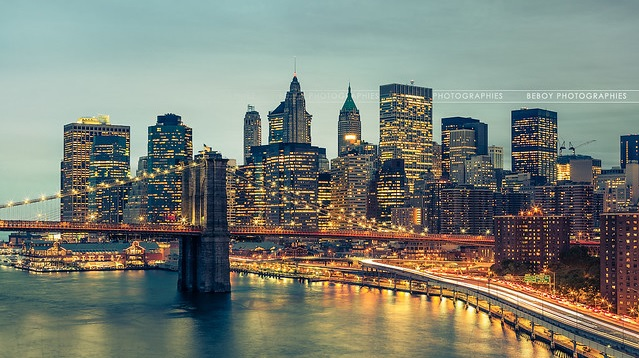
#> input picture Learning/Visao-computacional-deep-learning/imagens/new-york.jpg, 639 x 358 px, found by its file name
$ jupyter execute --allow-errors Processamento-de-imagem-visao-computacional.ipynb   (shell and % lines are left out)
#> lines starting #> are read from the running program, lines starting #| are printed output that depends on the picture
# Visão computacional e Deep Learning

## Instalando a biblioteca pillow

[cell 1]
import PIL
import os

### Verificando as versões instaladas

[cell 2]
print('Pillow Version: ', PIL.__version__)
print('PIL Version: ', PIL)

## Classe para fazer a manipulação de imagens

[cell 3]
from PIL import Image

### Carregar um imagem a partir do disco

[cell 4]
image = Image.open(r"C:\Users\marcf\OneDrive\Documentos\Ciencia de dados\Visao-computacional-deep-learning\materiais-apoio-01\imagens\new-york.jpg")
#> image is the input picture: PIL image 639x358 RGB; mean R, G, B 122.5, 127.5, 116.7

### Visualizando a imagem no console do Jupyter Lab

[cell 5]
image

### Visualizando a imagem no sistema operacional

[cell 6]
image.show()

### Exibir propriedades da imagem

#### Imprmindo o formato da imagem

[cell 7]
print(image.format)
#| PNG

#### Imprimindo o canal do formato de pixels

[cell 8]
print(image.mode)
#| RGB

#### Imprimindo as dimensções da imagem em pixels

[cell 9]
print(image.size)
#| (639, 358)

## Pixel e estrutura de dados de imagens

- **Pixel** é a menor unidade RGB, o pixel é representado por três números de 8 bits associados com as cores **R,G e B** que correspondem às cores **RED**, **GREEN** e **BLUE** respectivamente.

- Como são números de 8 bits a faixa de valores é de **0 até 255**

[cell 10]
Image.open(r"C:\Users\marcf\OneDrive\Documentos\Ciencia de dados\Visao-computacional-deep-learning\materiais-apoio-01\imagens\pixel-rgb.png")
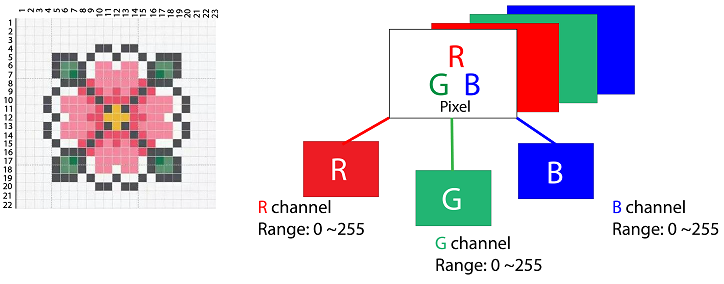
#> input picture Learning/Visao-computacional-deep-learning/imagens/pixel-rgb.png, 724 x 284 px, found by its file name

A cor do Pixel será gerada a partir da combinação de cada um dos canais.

Se a combinação de valores for 255 a cor do pixel será **branco**, se a combinação for 0, a cor do Pixel será **Preto**.

## Convertendo imagens para arrays Numpy

### importando as bilbliotecas para visualização das imagens

[cell 11]
from matplotlib import image
from matplotlib import pyplot

### Carregando imagem como umarray Numpy

[cell 12]
data = image.imread(r"C:\Users\marcf\OneDrive\Documentos\Ciencia de dados\Visao-computacional-deep-learning\materiais-apoio-01\imagens\new-york.jpg")

### imprimindo o conteúdo do array Numpy

[cell 13]
print(data)
#> (printed output is left out)

### imprimindo as propriedades do array pixels

[cell 14]
print(data.dtype)
#| float32

[cell 15]
print(data.shape)
#| (358, 639, 3)

[cell 16]
print(data.max())
#| 1.0

[cell 17]
print(data.min())
#| 0.0

### exibindo o array de pixels como uma imagem

[cell 18]
pyplot.imshow(data);

### convertendo o array de pixels em um objeto Image Pillow

#> (a cell that did not finish here is left out)

### verificando o tipo de objeto

#> (a cell that did not finish here is left out)

### convertendo um objeto do tipo imagem para um array numpy

[cell 21]
from numpy import asarray

[cell 22]
image = Image.open(r"C:\Users\marcf\OneDrive\Documentos\Ciencia de dados\Visao-computacional-deep-learning\materiais-apoio-01\imagens\new-york.jpg")

### Método asarray para realizar a conversão

[cell 23]
data = asarray(image)

#### Imprimindo os atributos do array

[cell 24]
print(data.dtype)
#| uint8
print(data.shape)
#| (358, 639, 3)

### Salvando as imagens em disco

- Salvando a imagem no formato PNG

[cell 25]
image.save(r"C:\Users\marcf\OneDrive\Documentos\Ciencia de dados\Visao-computacional-deep-learning\materiais-apoio-01\imagens\new-york.png",
           format='PNG')

- Salvando a imagem no formato GIF

[cell 26]
image.save(r"C:\Users\marcf\OneDrive\Documentos\Ciencia de dados\Visao-computacional-deep-learning\materiais-apoio-01\imagens\new-york.gif",
           format='GIF')

- Carregando novamente a imagem e verificando o formato

[cell 27]
image3 = Image.open(r"C:\Users\marcf\OneDrive\Documentos\Ciencia de dados\Visao-computacional-deep-learning\materiais-apoio-01\imagens\new-york.gif")

[cell 28]
print(image3.format)
#| GIF

### Convertendo imagens

- Convertendo a imagem em escala de cinza

[cell 29]
image_cinza = image.convert(mode='L')
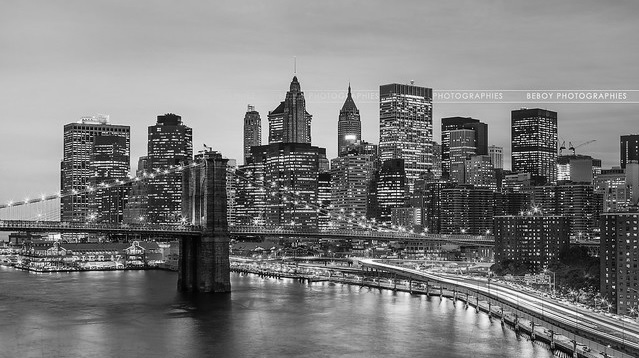
#> image_cinza: PIL image 639x358 L; min 0, max 254, mean 124.8
image_cinza

- Salvando a imagem em disco

[cell 30]
image_cinza.save(r"C:\Users\marcf\OneDrive\Documentos\Ciencia de dados\Visao-computacional-deep-learning\materiais-apoio-01\imagens\new-york-cinza.png")

#### Resiza Imagens

- Verificando o tamanho da imagem com o atributo size

[cell 31]
print(image.size)
#| (639, 358)

- Gerando thambnail de tamanho 100,100

[cell 32]
image.thumbnail((100,100))
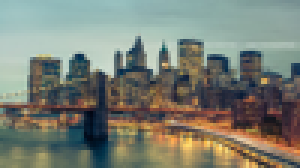
#> image: PIL image 100x56 RGB (shown 3 times larger); mean R, G, B 122.4, 127.4, 116.6
image

- Verifficando as novas dimensões

[cell 33]
print(image.size)
#| (100, 56)

- Carregando novamente a image

[cell 34]
image = Image.open(r"C:\Users\marcf\OneDrive\Documentos\Ciencia de dados\Visao-computacional-deep-learning\materiais-apoio-01\imagens\new-york.jpg")

- resize a imagem ignorando o aspecto ratio

[cell 35]
image_resize = image.resize((200,200))
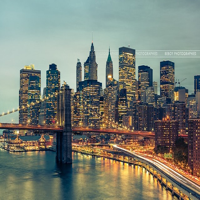
#> image_resize: PIL image 200x200 RGB; mean R, G, B 122.5, 127.5, 116.7

- Verificando as novas dimensões

[cell 36]
print(image_resize.size)
#| (200, 200)

[cell 37]
pyplot.imshow(image_resize)

### Invertendo Imagens(Flip)

- Inversão horizontal

[cell 38]
horizontal_image = image.transpose(Image.FLIP_LEFT_RIGHT)
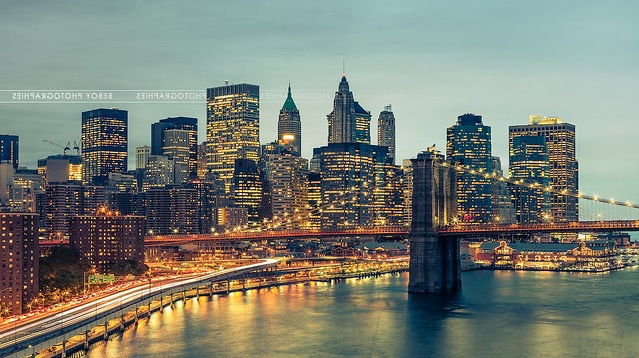
#> horizontal_image: PIL image 639x358 RGB; mean R, G, B 122.5, 127.5, 116.7

- Visualizando a imagem

[cell 39]
pyplot.imshow(horizontal_image)

- Inversão vertical

[cell 40]
vertical_image = image.transpose(Image.FLIP_TOP_BOTTOM)
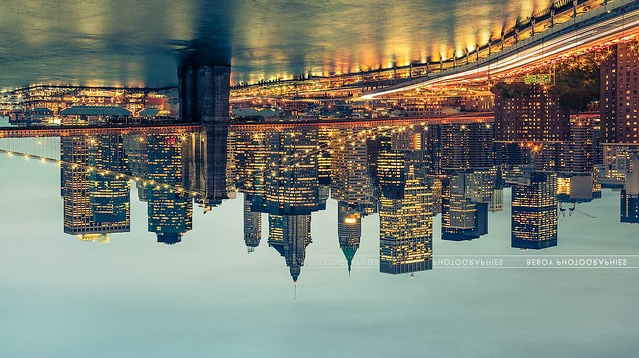
#> vertical_image: PIL image 639x358 RGB; mean R, G, B 122.5, 127.5, 116.7

- visualizando a image

[cell 41]
pyplot.imshow(vertical_image)

- Girar Imagens (Rotate)

[cell 42]
# carregando novamente

image = Image.open(r"C:\Users\marcf\OneDrive\Documentos\Ciencia de dados\Visao-computacional-deep-learning\materiais-apoio-01\imagens\new-york.jpg")

- rotacionando a imagem em 45 graus

[cell 43]
pyplot.imshow(image.rotate(45))
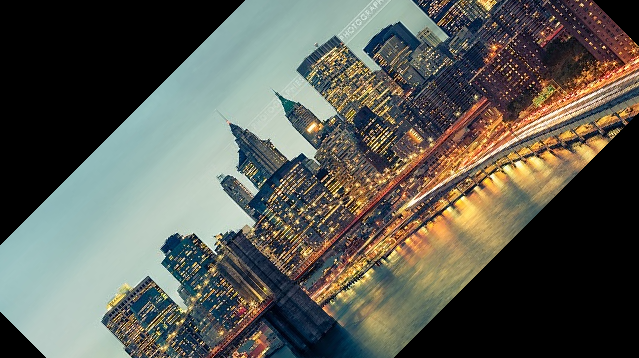
#> shown: shape (358, 639, 3); mean R, G, B 90.3, 91.2, 82.9

- Rotacionando a imagem em 90 graus

[cell 44]
pyplot.imshow(image.rotate(90))
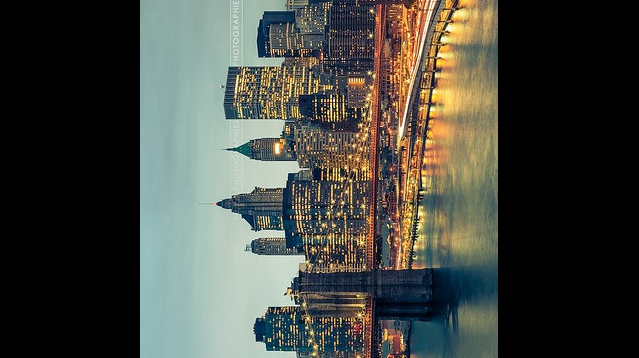
#> shown: shape (358, 639, 3); mean R, G, B 68.3, 70.6, 64

### Cortar Imagens (Crop)

- exibindo a imagem original

[cell 45]
pyplot.imshow(image)

- Exibindo o corte da imagem a partir das coordenadas especificadas - left, upper, right and lower

[cell 46]
pyplot.imshow(image.crop((100,100,200,200)))
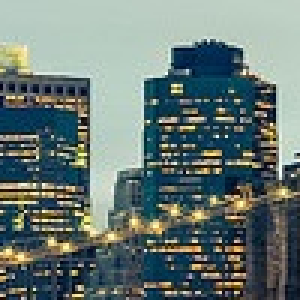
#> shown: shape (100, 100, 3) (shown 3 times larger); mean R, G, B 104.4, 120.2, 116.6

## Técnicas de pré-processamento aplicado a imagens

- Normalizando valores de pixels

[cell 47]
image = Image.open(r"C:\Users\marcf\OneDrive\Documentos\Ciencia de dados\Visao-computacional-deep-learning\materiais-apoio-01\imagens\new-york.jpg")

- convertendo a imagem em um array

[cell 48]
pixels = asarray(image)

- verificando a faixa de valores entre 0 e 255

[cell 49]
print('Data Type: %s' % pixels.dtype)
#| Data Type: uint8
print('Min: %.3f, Max %.3f' % (pixels.min(), pixels.max()))
#| Min: 0.000, Max 255.000

- converte os valores inteiros em float para realizar a operação

[cell 50]
pixels = pixels.astype('float32')

- normaliza a faixa de valores

[cell 51]
pixels /= pixels.max()

- verificando a faixa de valores normalizada

[cell 52]
print('data type: %s' % pixels.dtype)
#| data type: float32
print('Min: %.3f, Max %.3f' % (pixels.min(), pixels.max()))
#| Min: 0.000, Max 1.000
